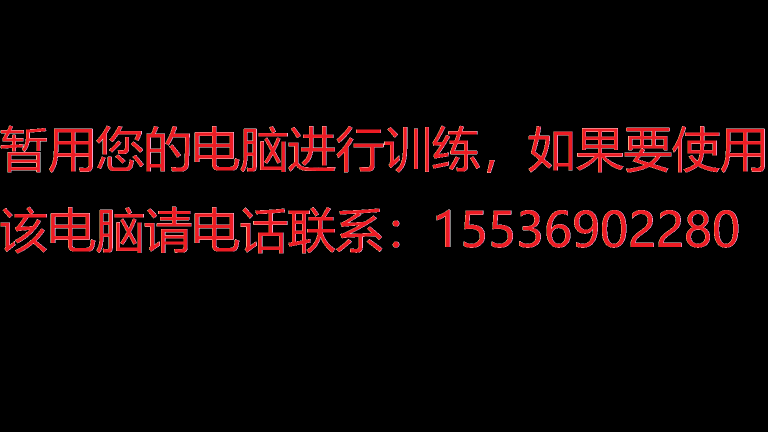
#> input picture 1.png, 1536 x 864 px (shown at 1/2 size)
$ python -i data_aug.py   (imports and definitions only)
#> lines starting #> are read from the running program, lines starting #| are printed output that depends on the picture; after the words box and inside, x2 and y2 are one past the last pixel; in counts of white or black regions, pixels touching at a corner belong together
#> further down, picture is the input picture: shape (864, 1536, 3); mean B, G, R 5.2, 4.7, 18.2
'''
    这是图片数据增强的代码，可以对图片实现：
    1. 尺寸随机缩放
    2. 旋转（任意角度，如45°，90°，180°，270°）
    3. 翻转（水平翻转，垂直翻转）
    4. 明亮度改变（变亮，变暗）
    5. 像素平移（往一个方向平移像素，空出部分自动填补黑色）
    6. 添加噪声（椒盐噪声，高斯噪声）

'''
import os
import time

import cv2
import numpy as np
import random
import re
from tqdm import tqdm

'''
缩放
'''


# 放大缩小
def Scale(image, scale1, scale2):
    return cv2.resize(image, None, fx=scale1, fy=scale2, interpolation=cv2.INTER_LINEAR)


'''
翻转
'''


# 水平翻转
def Horizontal(image):
    return cv2.flip(image, 1, dst=None)  # 水平镜像


# 垂直翻转
def Vertical(image):
    return cv2.flip(image, 0, dst=None)  # 垂直镜像


# 旋转，R可控制图片放大缩小
# [8 lines left out: function Rotate, not called in this run]


'''
明亮度
'''


# 变暗
# [25 lines left out: functions Darker, Brighter, not called in this run]


def adjust_brightness(image, value=50):
    """
    调整图像的明亮度
    :param image: 图像
    :param value: 明亮度增加的值，可以为正数或负数
    :return: 调整后的图像
    """
#> called with value = 50
    hsv = cv2.cvtColor(image, cv2.COLOR_BGR2HSV)
#> hsv: shape (864, 1536, 3); mean H, S, V 12.3, 14.9, 18.2
    h, s, v = cv2.split(hsv)
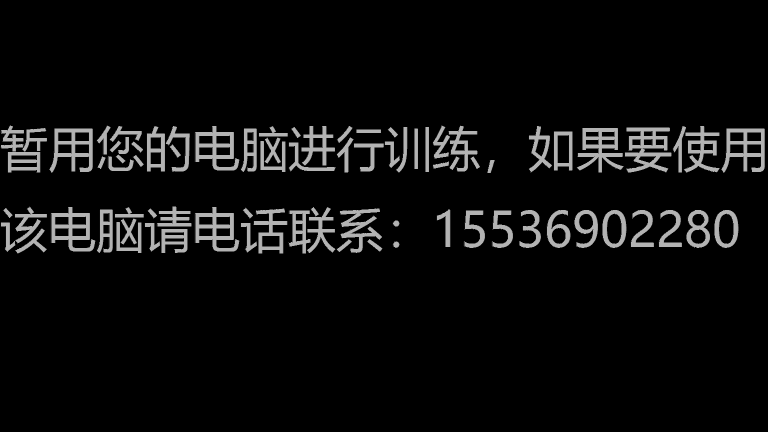
#> h: shape (864, 1536) (shown at 1/2 size); min 0, max 179, mean 12.3
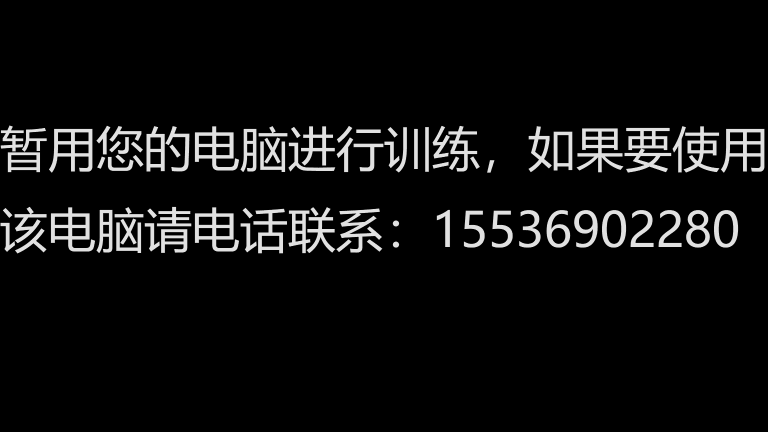
#> s: shape (864, 1536) (shown at 1/2 size); min 0, max 226, mean 14.9
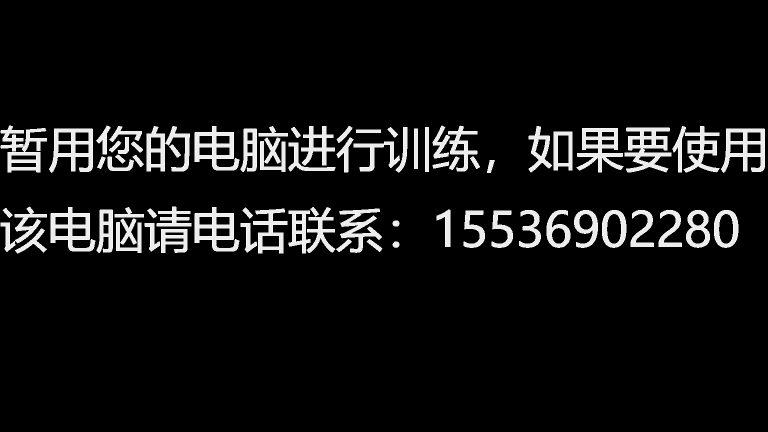
#> v: shape (864, 1536) (shown at 1/2 size); min 0, max 255, mean 18.2
    v = np.where((255 - v) < value, 255, v + value)
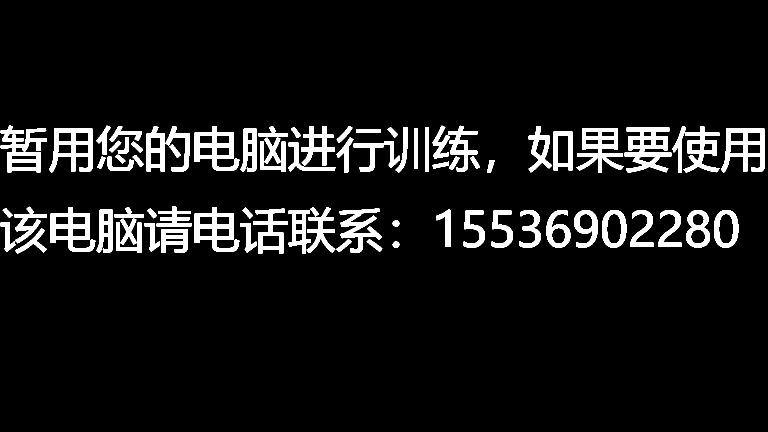
#> v: shape (864, 1536) (shown at 1/2 size); values 50 (black) and 255 (white), 7.6% white; 75 white regions, largest, box (x1, y1, x2, y2) and area: (1249, 255, 1343, 345) 4327, (1, 251, 94, 345) 3938, (1153, 256, 1247, 345) 3894
    v = np.where(v < 0, 0, v)
    v = v.astype(dtype='uint8')
    final_hsv = cv2.merge((h, s, v))
#> final_hsv: shape (864, 1536, 3); mean H, S, V 12.3, 14.9, 65.6
    img = cv2.cvtColor(final_hsv, cv2.COLOR_HSV2BGR)
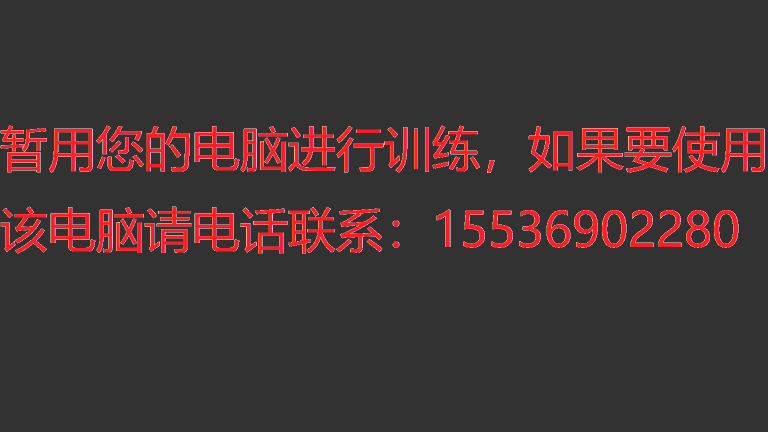
#> img: shape (864, 1536, 3) (shown at 1/2 size); mean B, G, R 51.5, 51, 65.6
    return img


# [27 lines left out: functions adjust_darkness, Move, not called in this run]


'''
增加噪声
'''


# 椒盐噪声
# [76 lines left out: functions SaltAndPepper, Blur, TestOnePic, random_resize, not called in this run]


def makedirs(path):
    if not os.path.exists(path):
        os.makedirs(path)


# [34 lines left out: function random_move, not called in this run]

    # [39 lines of commented-out code are left out]


# [24 lines not run here, left out]

>>> import cv2
>>> picture = cv2.imread('../1.png')
>>> result = adjust_brightness(picture)
